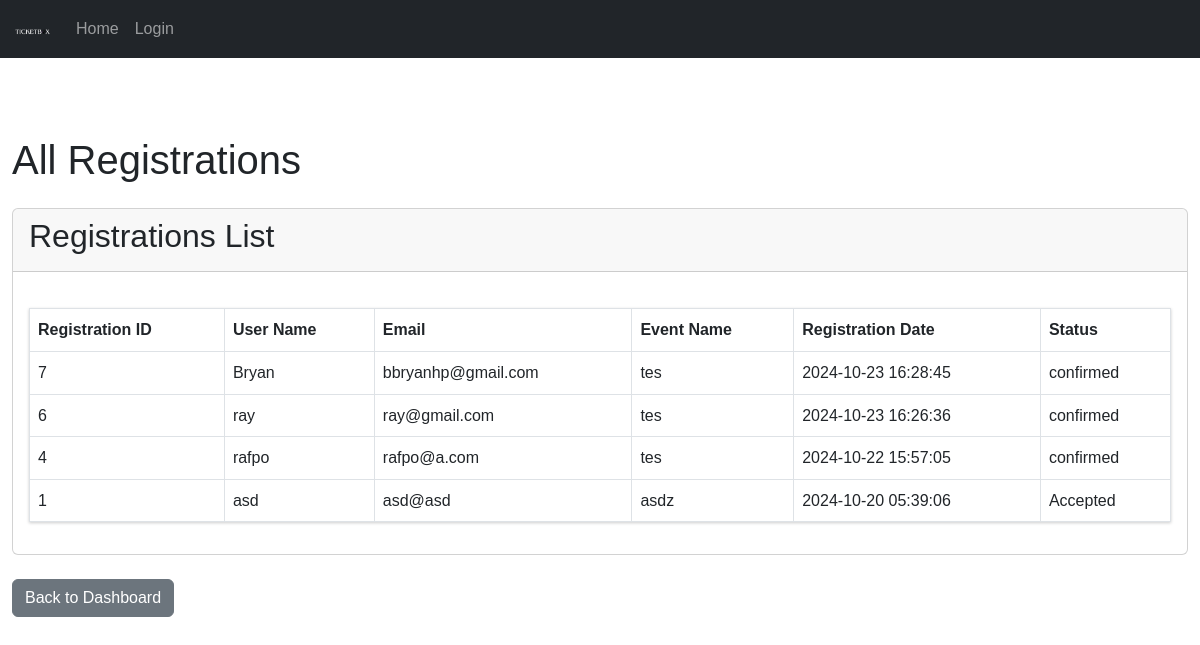
The page /lec/admin/registrations.php on the database as committed earlier.
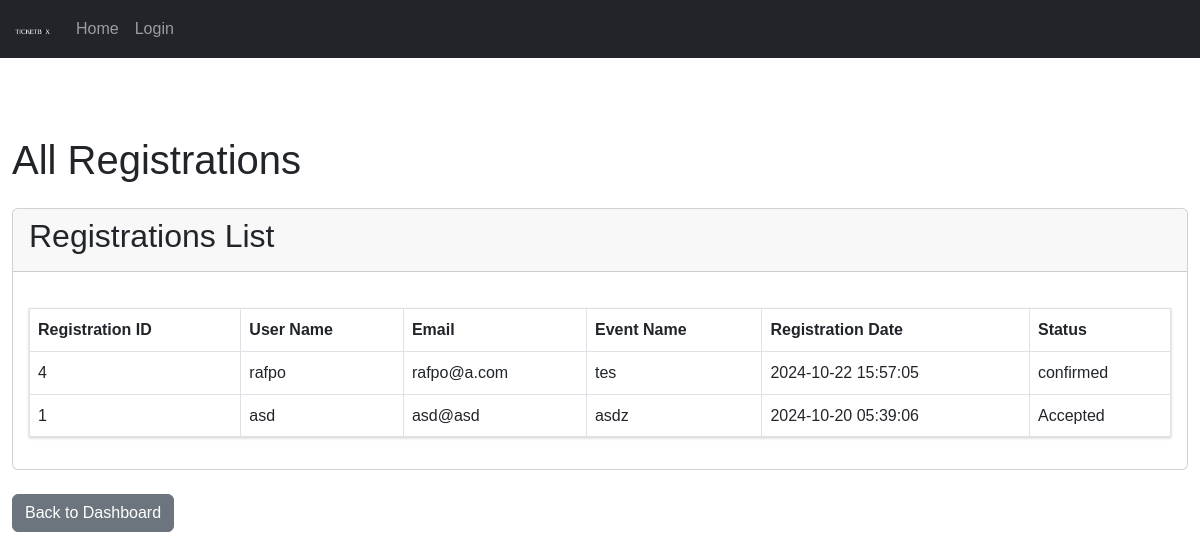
The same page on the database as committed later.
### tables this page shows
CREATE TABLE `event_registrations` (
  `id` int(11) NOT NULL,
  `event_id` int(11) NOT NULL,
  `user_id` int(11) NOT NULL,
  `registration_date` timestamp NOT NULL DEFAULT current_timestamp(),
  `status` varchar(10) DEFAULT 'Accepted'
);

CREATE TABLE `users` (
  `id` int(11) NOT NULL,
  `name` varchar(100) NOT NULL,
  `email` varchar(100) NOT NULL,
  `password` varchar(255) NOT NULL,
  `role` enum('admin','user') DEFAULT 'user',
  `created_at` timestamp NOT NULL DEFAULT current_timestamp(),
  `account_activation_hash` varchar(64) DEFAULT NULL,
  `reset_token_hash` varchar(64) DEFAULT NULL,
  `reset_token_expires_at` datetime DEFAULT NULL
);

CREATE TABLE `events` (
  `id` int(11) NOT NULL,
  `name` varchar(200) NOT NULL,
  `description` text DEFAULT NULL,
  `date` date NOT NULL,
  `time` time NOT NULL,
  `location` varchar(200) NOT NULL,
  `max_participants` int(11) NOT NULL,
  `current_participants` int(11) DEFAULT 0,
  `status` enum('open','closed','canceled') DEFAULT 'open',
  `image_path` varchar(255) DEFAULT NULL,
  `banner_path` varchar(255) DEFAULT NULL,
  `created_at` timestamp NOT NULL DEFAULT current_timestamp(),
  `updated_at` timestamp NOT NULL DEFAULT current_timestamp() ON UPDATE current_timestamp(),
  `image` varchar(255) DEFAULT NULL
);

### lec/includes/functions.php (called while the page is built, shortened)
<?php
function is_logged_in() {
    return isset($_SESSION['user_id']);
}

### lec/admin/registrations.php (the view, shortened to what this page needs)
<?php
require_once '../includes/functions.php';
$database = new Database();
$db = $database->getConnection();
$query = "SELECT r.id AS registration_id, r.registration_date, r.status,
                 u.name AS user_name, u.email,
                 e.name AS event_name
          FROM event_registrations r
          JOIN users u ON r.user_id = u.id
          JOIN events e ON r.event_id = e.id
          ORDER BY r.registration_date DESC";
$registrations = $db->query($query)->fetchAll(PDO::FETCH_ASSOC);
include_once '../includes/adminheader.php';
?>
<div class="container mt-5 pt-5">
    <h1 class="mb-4">All Registrations</h1>
    <div class="card">
        <div class="card-header">
            <h2>Registrations List</h2>
        </div>
        <div class="card-body">
            <table class="table table-bordered">
                <thead>
                    <tr>
                        <th>Registration ID</th>
                        <th>User Name</th>
                        <th>Email</th>
                        <th>Event Name</th>
                        <th>Registration Date</th>
                        <th>Status</th>
                    </tr>
                </thead>
                <tbody>
                    <?php foreach ($registrations as $registration): ?>
                    <tr>
                        <td><?= htmlspecialchars($registration['registration_id']) ?></td>
                        <td><?= htmlspecialchars($registration['user_name']) ?></td>
                        <td><?= htmlspecialchars($registration['email']) ?></td>
                        <td><?= htmlspecialchars($registration['event_name']) ?></td>
                        <td><?= htmlspecialchars($registration['registration_date']) ?></td>
                        <td><?= htmlspecialchars($registration['status']) ?></td>
                    </tr>
                    <?php endforeach; ?>
                </tbody>
            </table>
        </div>
    </div>
    <a href="dashboard.php" class="btn btn-secondary mt-4">Back to Dashboard</a>
</div>
</body>
</html>

### lec/includes/adminheader.php (shortened to what this page needs)
<?php
include_once 'functions.php';
?>
<!DOCTYPE html>
<html lang="en">
<head>
    <link href="https://cdn.jsdelivr.net/npm/bootstrap@5.3.0/dist/css/bootstrap.min.css" rel="stylesheet">
    <link rel="stylesheet" href="/assets/css/style.css">
</head>
<body>
<nav class="navbar navbar-expand-lg navbar-dark bg-dark fixed-top">
    <div class="container">
        <a class="navbar-brand p-0" href="#">
            <img src="../assets/images/ticket.png" alt="Logo" class="img-fluid" style="max-height: 40px;">
        </a>
        <div class="collapse navbar-collapse" id="navbarNav">
            <ul class="navbar-nav me-auto">
                <li class="nav-item">
                    <a class="nav-link" href="dashboard.php">Home</a>
                </li>
                <?php if (is_logged_in() && is_admin()): ?>
                    <li class="nav-item">
                        <a class="nav-link" href="event-management.php">Manage Events</a>
                    </li>
                    <li class="nav-item">
                        <a class="nav-link" href="user-management.php">Manage Users</a>
                    </li>
                    <li class="nav-item">
                        <a class="nav-link" href="registrations.php">View All Registrations</a>
                    </li>
                    <li class="nav-item">
                        <a class="nav-link" href="../auth/logout.php">Logout</a>
                    </li>
                <?php else: ?>
                    <li class="nav-item">
                        <a class="nav-link" href="../auth/login.php">Login</a>
                    </li>
                <?php endif; ?>
            </ul>
        </div>
    </div>
</nav>

### lec/assets/css/style.css (style rules this page uses)
body { font-family: Arial, sans-serif; line-height: 1.6; margin: 0; background-color: white; padding-top: 40px; }
.container { max-width: 1200px; margin: 0 auto; }
table { width: 100%; border-collapse: collapse; margin: 20px 0; background-color: white; box-shadow: 0 1px 3px rgba(0, 0, 0, 0.2); }
th, td { padding: 12px 15px; text-align: left; border-bottom: 1px solid #ddd; }
th { background-color: #f8f9fa; font-weight: bold; }

Rows that differ between the two databases and show on the page:
removed event_registrations: id "7", user.name "Bryan", user.email "bbryanhp@gmail.com", event.name "tes", registration_date "2024-10-23 16:28:45", status "confirmed"
removed event_registrations: id "6", user.name "ray", user.email "ray@gmail.com", event.name "tes", registration_date "2024-10-23 16:26:36", status "confirmed"
